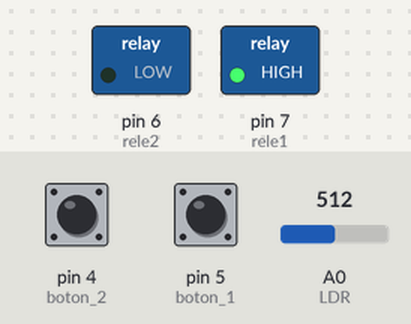
Recording of a sketch running on a simulated Arduino Uno, built with avr-gcc and run on an emulated ATmega328P. Parts: switched loads named in the sketch (green lamp = pin HIGH). The inputs (shaded band) are chosen by the test bench; at power-on: pin 4 (boton_2) HIGH, A0 (LDR) = 512, pin 5 (boton_1) HIGH.

Above: at 1.2 s.
1.3 s: pin 4 (boton_2) pulled LOW for 0.15 s
At 1.4 s:
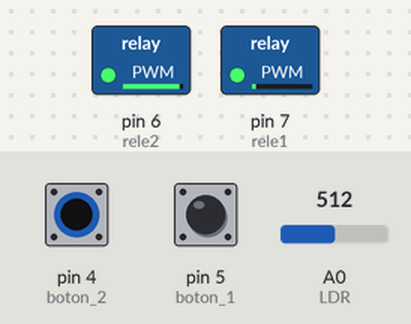
3.0 s: A0 (LDR) set to 493
At 4.2 s:
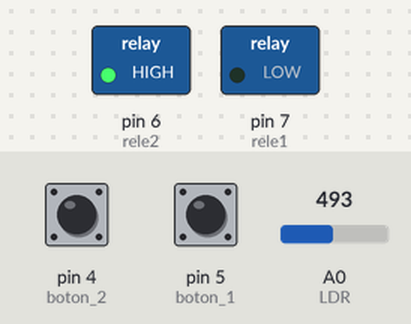
4.5 s: pin 5 (boton_1) pulled LOW for 1 s
At 5.3 s:
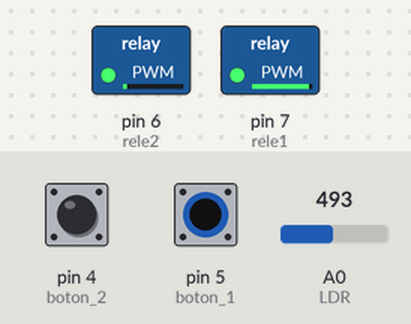
7.0 s: pin 5 (boton_1) pulled LOW for 0.15 s
At 7.17 s:
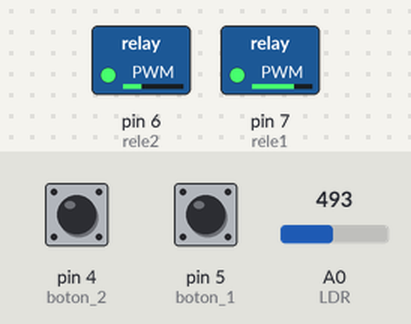
8.7 s: A0 (LDR) set to 522
At 9.9 s:
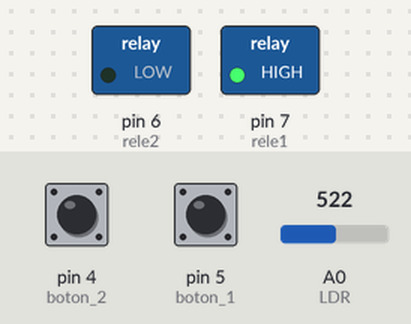
10.2 s: A0 (LDR) set to 511
At 11.0 s:
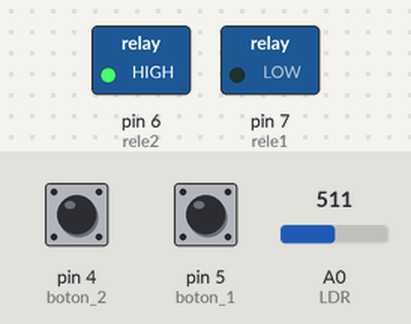
Timing chart, 0 to 12.7 s (numbered marks = the images above; inputs shaded):
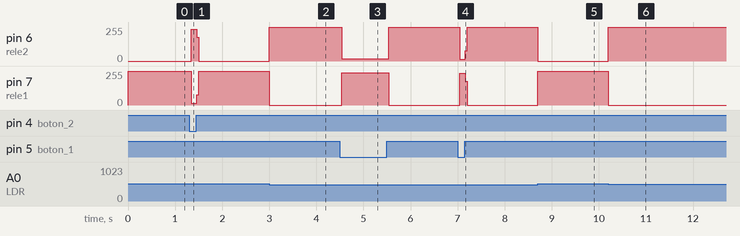

Measured:
- after the input at 1.3 s, pin 6 (rele2): 0/255 → 238/255 at once, → 0/255 0.12 s later; pin 7 (rele1): 255/255 → 15/255 at once, → 255/255 0.12 s later
- after the input at 3.0 s, pin 6 (rele2): 0/255 → 255/255 at once; pin 7 (rele1): 255/255 → 0/255 at once
- after the input at 4.5 s, pin 6 (rele2): 255/255 → 16/255 at once, → 255/255 1.0 s later; pin 7 (rele1): 0/255 → 241/255 at once, → 0/255 1.0 s later
- after the input at 7.0 s, pin 6 (rele2): 255/255 → 15/255 at once, → 255/255 0.12 s later; pin 7 (rele1): 0/255 → 240/255 at once, → 0/255 0.12 s later
- after the input at 8.7 s, pin 6 (rele2): 255/255 → 0/255 at once; pin 7 (rele1): 0/255 → 255/255 at once
- after the input at 10.2 s, pin 6 (rele2): 0/255 → 255/255 at once; pin 7 (rele1): 255/255 → 0/255 at once

The sketch:

PERSIANA_LDR_PEREZ_ALEJANDRO.ino
```cpp
// CC BY-NC-SA 3.0 ES Alejandro Pérez

const int rele1 = 7;
const int rele2 = 6;
const int boton_1 = 5;
const int boton_2 = 4;

const int LDR = A0;
const int umbral = 512;

int LDR_valor = 0;


void setup(){

  pinMode(rele1, OUTPUT);
  pinMode(rele2, OUTPUT);

  pinMode(boton_1, INPUT_PULLUP);
  pinMode(boton_2, INPUT_PULLUP);

  pinMode(LDR, INPUT);

}


void loop(){

  toggleRelay();

}


void toggleRelay(){

  int estado_B1 = digitalRead(boton_1);
  int estado_B2 = digitalRead(boton_2);
  LDR_valor = analogRead(LDR);


  if (LDR_valor < umbral){
    digitalWrite(rele1, LOW);
    digitalWrite(rele2, HIGH);
  } else {
    digitalWrite(rele1, HIGH);
    digitalWrite(rele2, LOW);
  }


  if (estado_B1 == LOW){
    digitalWrite(rele1, HIGH);
    digitalWrite(rele2, LOW);
  } else if (estado_B2 == LOW){
    digitalWrite(rele1, LOW);
    digitalWrite(rele2, HIGH);
  }

}
```
